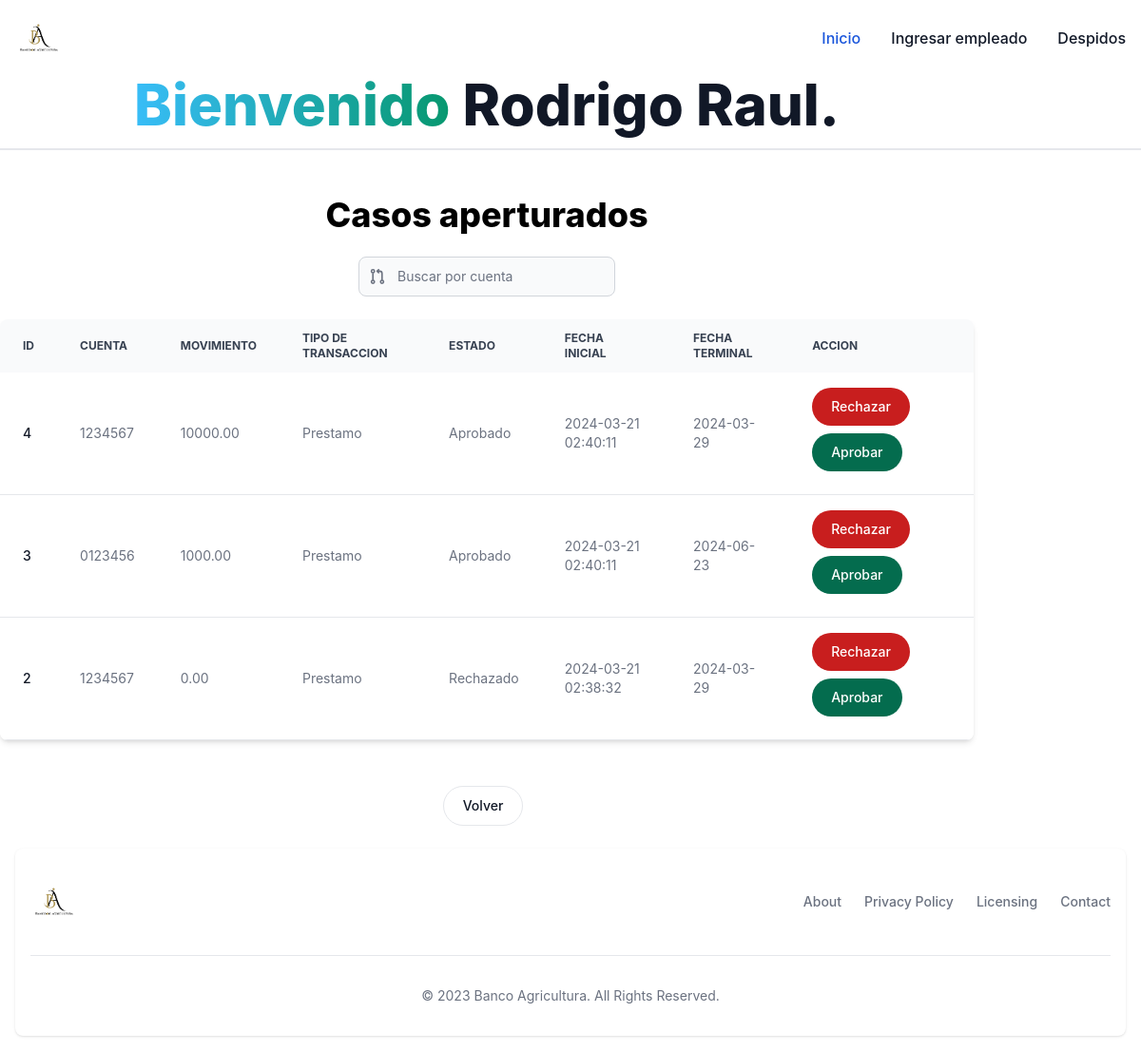
/GERENTE_SOCURSAL/casos.php, run on the app's committed database.
### tables this page shows
CREATE TABLE `movimientos` (
  `id` int(11) NOT NULL,
  `id_cuenta` int(11) NOT NULL,
  `movimiento` decimal(10,2) DEFAULT NULL,
  `tipo_trans` varchar(100) NOT NULL,
  `Estado` varchar(100) DEFAULT NULL,
  `fecha_creacion` timestamp NOT NULL DEFAULT current_timestamp(),
  `fecha_caducacion` date DEFAULT NULL
);

CREATE TABLE `cuentas` (
  `id` int(11) NOT NULL,
  `id_usuario` int(11) NOT NULL,
  `num_cuenta` varchar(9) NOT NULL,
  `saldo` decimal(10,2) NOT NULL,
  `estado` varchar(100) NOT NULL,
  `fecha_creacion` timestamp NOT NULL DEFAULT current_timestamp()
);

### GERENTE_SOCURSAL/casos.php (the view, shortened to what this page needs)
<!DOCTYPE html>
<html lang="en">
<head>
    <link href="https://cdnjs.cloudflare.com/ajax/libs/flowbite/2.3.0/flowbite.min.css" rel="stylesheet" />
    <link rel="stylesheet" href="css/style.css" />
</head>
<body>
       <nav class="bg-white border-gray-200 dark:bg-gray-900">
        <div class="max-w-screen-xl flex flex-wrap items-center justify-between mx-auto p-4">
            <a href="cliente.php" class="flex items-center space-x-3 rtl:space-x-reverse">
                <img src="img/logo1.png" class="h-12" alt="Logo" />
            </a>
            <div class="hidden w-full md:block md:w-auto" id="navbar-default">
                <ul class="font-medium flex flex-col p-4 md:p-0 mt-4 border border-gray-100 rounded-lg bg-gray-50 md:flex-row md:space-x-8 rtl:space-x-reverse md:mt-0 md:border-0 md:bg-white dark:bg-gray-800 md:dark:bg-gray-900 dark:border-gray-700">
                    <li>
                        <a href="index.php" class="block py-2 px-3 text-white bg-blue-700 rounded md:bg-transparent md:text-blue-700 md:p-0 dark:text-white md:dark:text-blue-500" aria-current="page">Inicio</a>
                    </li>
                    <li>
                        <a href="ingresar.php" class="block py-2 px-3 text-gray-900 rounded hover:bg-gray-100 md:hover:bg-transparent md:border-0 md:hover:text-blue-700 md:p-0 dark:text-white md:dark:hover:text-blue-500 dark:hover:bg-gray-700 dark:hover:text-white md:dark:hover:bg-transparent">Ingresar empleado</a>
                    </li>
                     <li>
                        <a href="despedir.php" class="block py-2 px-3 text-gray-900 rounded hover:bg-gray-100 md:hover:bg-transparent md:border-0 md:hover:text-blue-700 md:p-0 dark:text-white md:dark:hover:text-blue-500 dark:hover:bg-gray-700 dark:hover:text-white md:dark:hover:bg-transparent">Despidos</a>
                    </li>
                </ul>
            </div>
        </div>
    </nav>
<div class="container">
      <h1 class="mb-4 text-3xl font-extrabold text-gray-900 dark:text-white md:text-5xl lg:text-6xl"><span class="text-transparent bg-clip-text bg-gradient-to-r to-emerald-600 from-sky-400">Bienvenido </span> Rodrigo Raul.</h1>
        </div>
    <hr>
    <hr>
    <br>
    <br>
<div class="container">
    <h2 class="text-4xl font-extrabold dark:text-white">Casos aperturados</h2>
</div>
<br>
<div class="container">
<form class="flex items-center max-w-sm mx-auto">
    <div class="relative w-full">
        <div class="absolute inset-y-0 start-0 flex items-center ps-3 pointer-events-none">
        </div>
        <input type="text" id="simple-search" class="bg-gray-50 border border-gray-300 text-gray-900 text-sm rounded-lg focus:ring-blue-500 focus:border-blue-500 block w-full ps-10 p-2.5  dark:bg-gray-700 dark:border-gray-600 dark:placeholder-gray-400 dark:text-white dark:focus:ring-blue-500 dark:focus:border-blue-500" placeholder="Buscar por cuenta"  />
    </div>
</form>
</div>
<br>
<div class="container">
<div class="relative overflow-x-auto shadow-md sm:rounded-lg">
    <table class="w-full text-sm text-left rtl:text-right text-gray-500 dark:text-gray-400">
        <thead class="text-xs text-gray-700 uppercase bg-gray-50 dark:bg-gray-700 dark:text-gray-400">
            <tr>
                               <th scope="col" class="px-6 py-3">
                    ID
                </th>
                <th scope="col" class="px-6 py-3">
                    Cuenta
                </th>
                <th scope="col" class="px-6 py-3">
                    Movimiento
                </th>
                <th scope="col" class="px-6 py-3">
                    Tipo de transaccion
                </th>
                 <th scope="col" class="px-6 py-3">
                    Estado
                </th>
                <th scope="col" class="px-6 py-3">
                     Fecha inicial
                </th>
                <th scope="col" class="px-6 py-3">
                    Fecha terminal
                </th>
                <th scope="col" class="px-6 py-3">
                   Accion
                </th>
            </tr>
        </thead>
        <tbody>
             <?php
					$pdocn = Database::connect();
					$sql = ('SELECT m.id, c.num_cuenta AS id_cuenta, m.movimiento, m.tipo_trans, m.Estado, m.fecha_creacion, m.fecha_caducacion
                    FROM movimientos m
                    JOIN cuentas c ON m.id_cuenta = c.id
                    WHERE m.tipo_trans = "prestamo"
                    ORDER BY m.id DESC;
                    ');
                    foreach ($pdocn->query($sql) as $row) {
						echo 	'<tr class="bg-white border-b dark:bg-gray-800 dark:border-gray-700 hover:bg-gray-50 dark:hover:bg-gray-600">
									<th scope="row" class="px-6 py-4 font-medium text-gray-900 whitespace-nowrap dark:text-white">'.$row["id"].'</th>
									<td class="px-6 py-4">'.$row["id_cuenta"].'</td>
									<td class="px-6 py-4">'.$row["movimiento"].'</td>
                                    <td class="px-6 py-4">'.$row["tipo_trans"].'</td>
									<td class="px-6 py-4"">'.$row["Estado"].'</td>
									<td class="px-6 py-4">'.$row["fecha_creacion"].'</td>
                                    <td class="px-6 py-4">'.$row["fecha_caducacion"].'</td>
                                    <td class="px-6 py-4">
                                     <form method="post">
                                    <button type="submit" name="rechazar" value="' . $row["id"] . '" class="text-white bg-red-700 hover:bg-red-800 focus:outline-none focus:ring-4 focus:ring-red-300 font-medium rounded-full text-sm px-5 py-2.5 text-center me-2 mb-2 dark:bg-red-600 dark:hover:bg-red-700 dark:focus:ring-red-900">Rechazar</button>
                                     <button type="submit" name="aprobar" value="' . $row["id"] . '" class="text-white bg-green-700 hover:bg-green-800 focus:outline-none focus:ring-4 focus:ring-green-300 font-medium rounded-full text-sm px-5 py-2.5 text-center me-2 mb-2 dark:bg-green-600 dark:hover:bg-green-700 dark:focus:ring-green-800">Aprobar</button>
                                    </form>
                                    </td>
								</tr>';
						}
					 ?>
                </tbody>
            </table>
        </div>
        </div>
                <br>
                <br>
        <div class="container">
            <a href="index.php" class="font-medium text-blue-600 dark:text-blue-500 hover:underline">  <button  type="button" class="py-2.5 px-5 me-2 mb-2 text-sm font-medium text-gray-900 focus:outline-none bg-white rounded-full border border-gray-200 hover:bg-gray-100 hover:text-blue-700 focus:z-10 focus:ring-4 focus:ring-gray-100 dark:focus:ring-gray-700 dark:bg-gray-800 dark:text-gray-400 dark:border-gray-600 dark:hover:text-white dark:hover:bg-gray-700">Volver</button> </a>
        </div>
    <footer class="bg-white rounded-lg shadow dark:bg-gray-900 m-4">
        <div class="w-full max-w-screen-xl mx-auto p-4 md:py-8">
            <div class="sm:flex sm:items-center sm:justify-between">
                <a href="https://flowbite.com/" class="flex items-center mb-4 sm:mb-0 space-x-3 rtl:space-x-reverse">
                    <img src="img/logo1.png" class="h-12" alt="Flowbite Logo" />
                </a>
                <ul class="flex flex-wrap items-center mb-6 text-sm font-medium text-gray-500 sm:mb-0 dark:text-gray-400">
                    <li>
                        <a href="#" class="hover:underline me-4 md:me-6">About</a>
                    </li>
                    <li>
                        <a href="#" class="hover:underline me-4 md:me-6">Privacy Policy</a>
                    </li>
                    <li>
                        <a href="#" class="hover:underline me-4 md:me-6">Licensing</a>
                    </li>
                    <li>
                        <a href="#" class="hover:underline">Contact</a>
                    </li>
                </ul>
            </div>
            <hr class="my-6 border-gray-200 sm:mx-auto dark:border-gray-700 lg:my-8" />
            <span class="block text-sm text-gray-500 sm:text-center dark:text-gray-400">© 2023
                <a href="https://flowbite.com/" class="hover:underline">Banco Agricultura</a>. All Rights Reserved.</span>
        </div>
    </footer>
</body>
</html>

### GERENTE_SOCURSAL/css/style.css (style rules this page uses)
.container { display: flex; justify-content: center; gap: 20px; flex-wrap: wrap; }

### data on the page
movimientos: id "4", id_cuenta.num_cuenta "1234567", movimiento "10000.00", tipo_trans "Prestamo", Estado "Aprobado", fecha_creacion "2024-03-21 02:40:11", fecha_caducacion "2024-03-29"
movimientos: id "3", id_cuenta.num_cuenta "0123456", movimiento "1000.00", tipo_trans "Prestamo", Estado "Aprobado", fecha_creacion "2024-03-21 02:40:11", fecha_caducacion "2024-06-23"
movimientos: id "2", id_cuenta.num_cuenta "1234567", movimiento "0.00", tipo_trans "Prestamo", Estado "Rechazado", fecha_creacion "2024-03-21 02:38:32", fecha_caducacion "2024-03-29"
